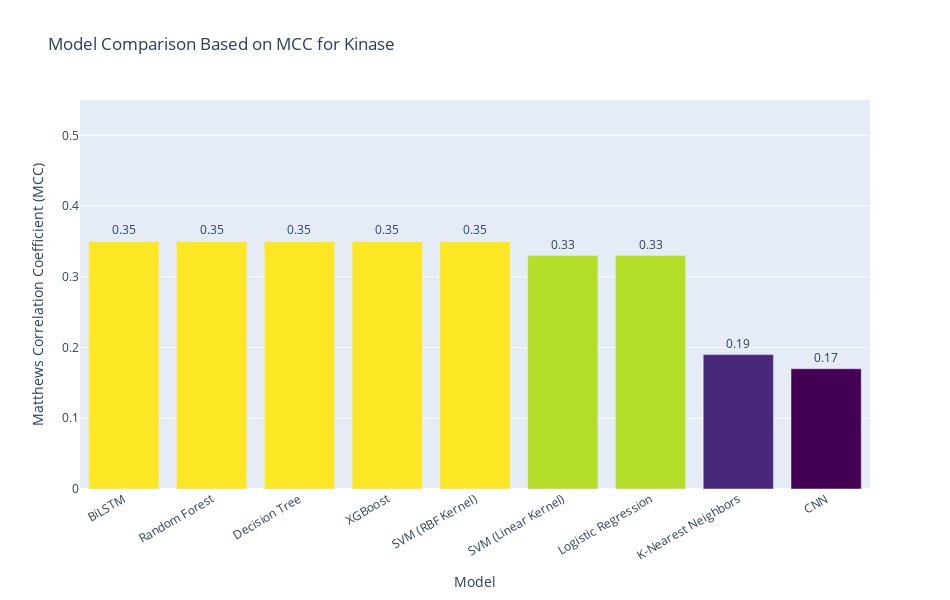

Notebook cell for this chart:
### Code cell
import plotly.express as px
import pandas as pd

# Data
data = {
    "Model": [
        "BiLSTM", "CNN", "Random Forest", "Decision Tree", "XGBoost",
        "SVM (RBF Kernel)", "SVM (Linear Kernel)", "Logistic Regression",
        "K-Nearest Neighbors"
    ],
    "MCC": [0.35, 0.17, 0.35, 0.35, 0.35, 0.35, 0.33, 0.33, 0.19]
}

df = pd.DataFrame(data)

# Sort by MCC (descending)
df = df.sort_values("MCC", ascending=False)

# Create gradient bar chart for MCC
fig = px.bar(
    df,
    x="Model",
    y="MCC",
    text=df["MCC"].round(2),  # rounded labels
    color="MCC",
    color_continuous_scale="Viridis",  # yellow → green → teal → purple
    title="Model Comparison Based on MCC for Kinase"
)

# Update layout
fig.update_traces(textposition="outside")
fig.update_layout(
    xaxis_title="Model",
    yaxis_title="Matthews Correlation Coefficient (MCC)",
    xaxis_tickangle=-30,
    width=950,
    height=600,
    coloraxis_showscale=False,  # hide color legend
    yaxis=dict(
        tickmode="array",
        tickvals=[0, 0.1, 0.2, 0.3, 0.4, 0.5],  # fixed ticks
        range=[0, 0.55]  # ensure axis goes slightly above 0.5
    )
)

fig.show()

### Figure 1 — Plotly figure (JSON) as saved in the notebook; plotly's stock layout.template omitted (floating-point values rounded to 4 significant figures)
{"data": [{"alignmentgroup": "True", "hovertemplate": "Model=%{x}<br>MCC=%{marker.color}<br>text=%{text}<extra></extra>", "legendgroup": "", "marker": {"color": [0.35, 0.35, 0.35, 0.35, 0.35, 0.33, 0.33, 0.19, 0.17], "coloraxis": "coloraxis", "pattern": {"shape": ""}}, "name": "", "offsetgroup": "", "orientation": "v", "showlegend": false, "text": [0.35, 0.35, 0.35, 0.35, 0.35, 0.33, 0.33, 0.19, 0.17], "textposition": "outside", "type": "bar", "x": ["BiLSTM", "Random Forest", "Decision Tree", "XGBoost", "SVM (RBF Kernel)", "SVM (Linear Kernel)", "Logistic Regression", "K-Nearest Neighbors", "CNN"], "xaxis": "x", "y": [0.35, 0.35, 0.35, 0.35, 0.35, 0.33, 0.33, 0.19, 0.17], "yaxis": "y"}], "layout": {"barmode": "relative", "coloraxis": {"colorbar": {"title": {"text": "MCC"}}, "colorscale": [[0, "#440154"], [0.1111, "#482878"], [0.2222, "#3e4989"], [0.3333, "#31688e"], [0.4444, "#26828e"], [0.5556, "#1f9e89"], [0.6667, "#35b779"], [0.7778, "#6ece58"], [0.8889, "#b5de2b"], [1, "#fde725"]], "showscale": false}, "height": 600, "legend": {"tracegroupgap": 0}, "title": {"text": "Model Comparison Based on MCC for Kinase"}, "width": 950, "xaxis": {"anchor": "y", "domain": [0, 1], "tickangle": -30, "title": {"text": "Model"}}, "yaxis": {"anchor": "x", "domain": [0, 1], "range": [0, 0.55], "tickmode": "array", "tickvals": [0, 0.1, 0.2, 0.3, 0.4, 0.5], "title": {"text": "Matthews Correlation Coefficient (MCC)"}}}}
